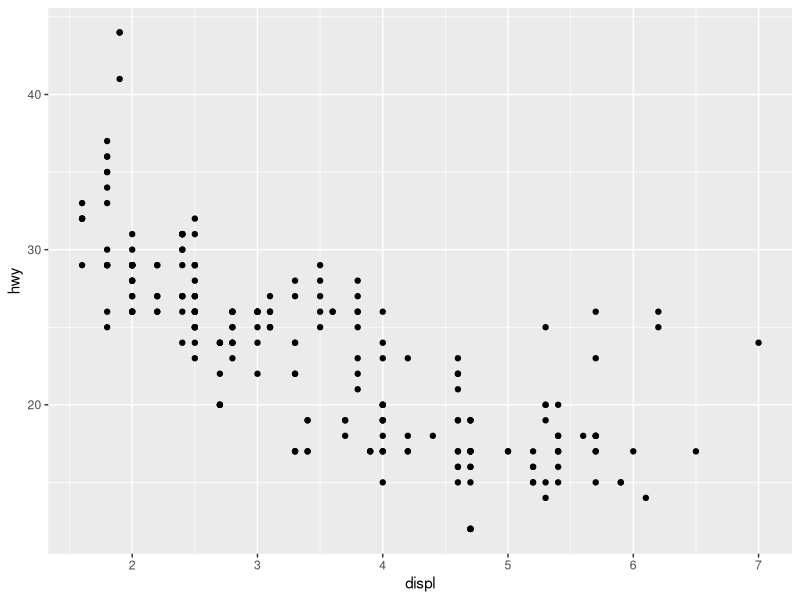
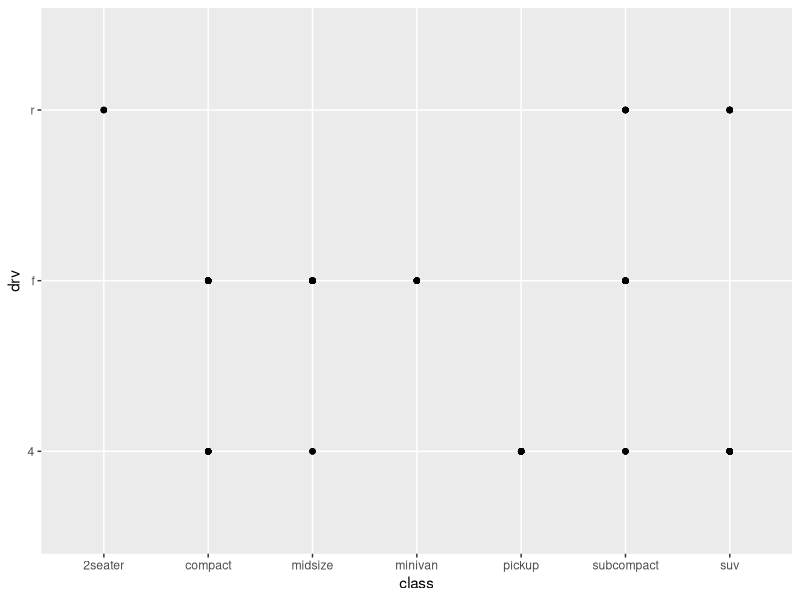
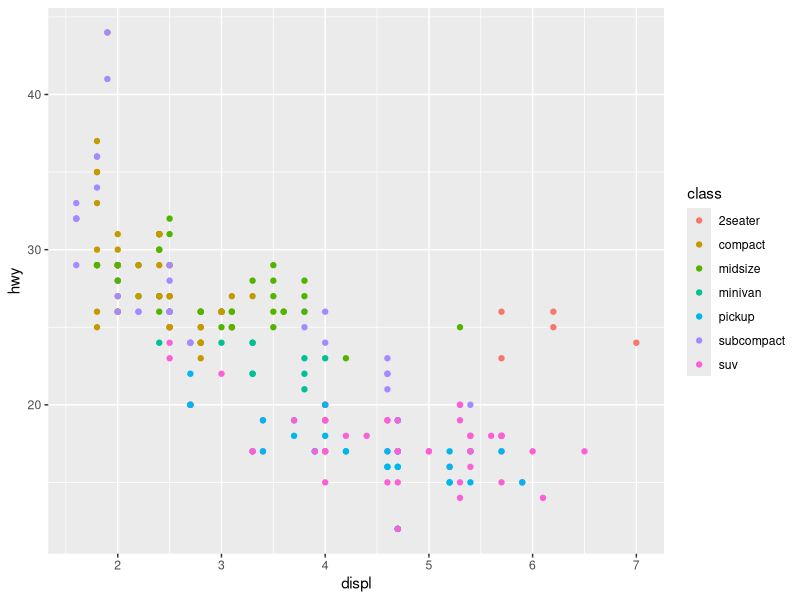
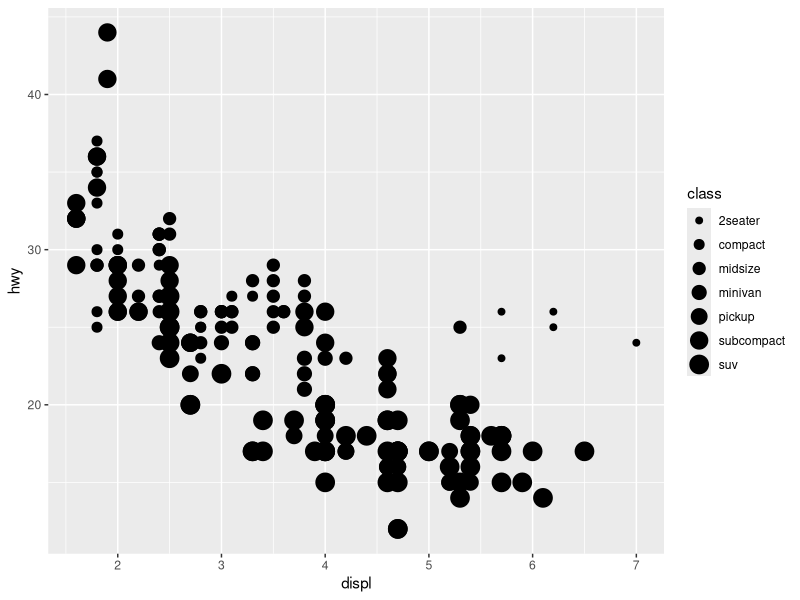
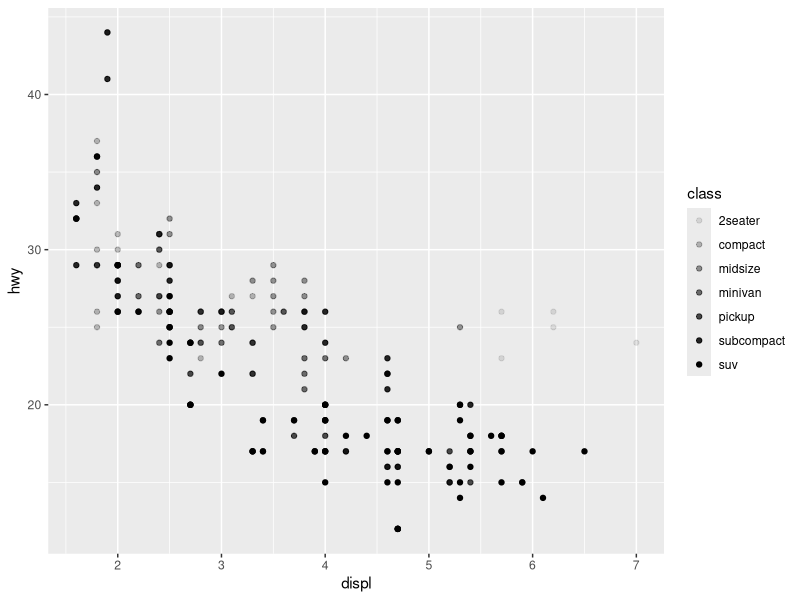
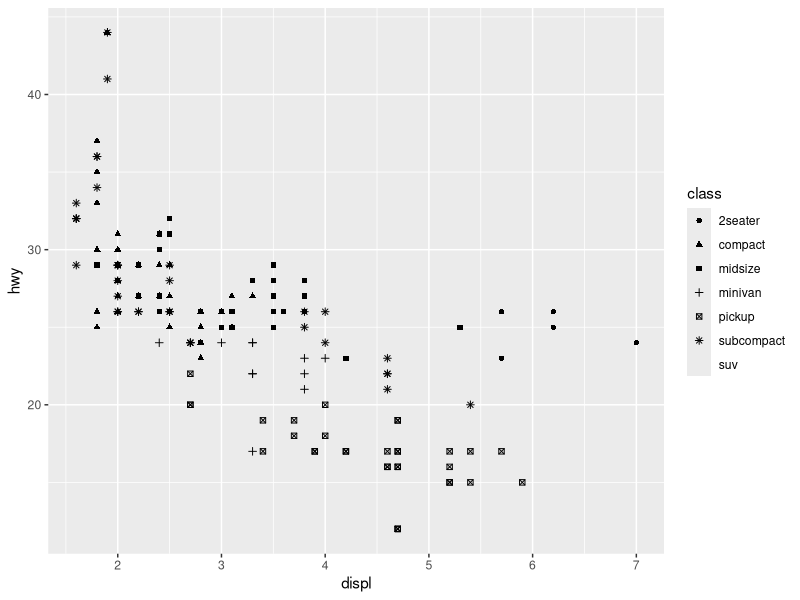
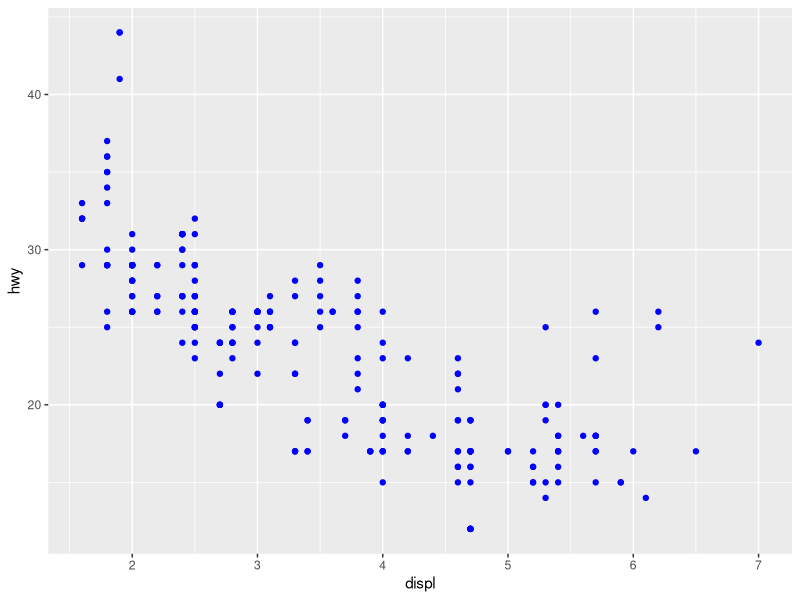
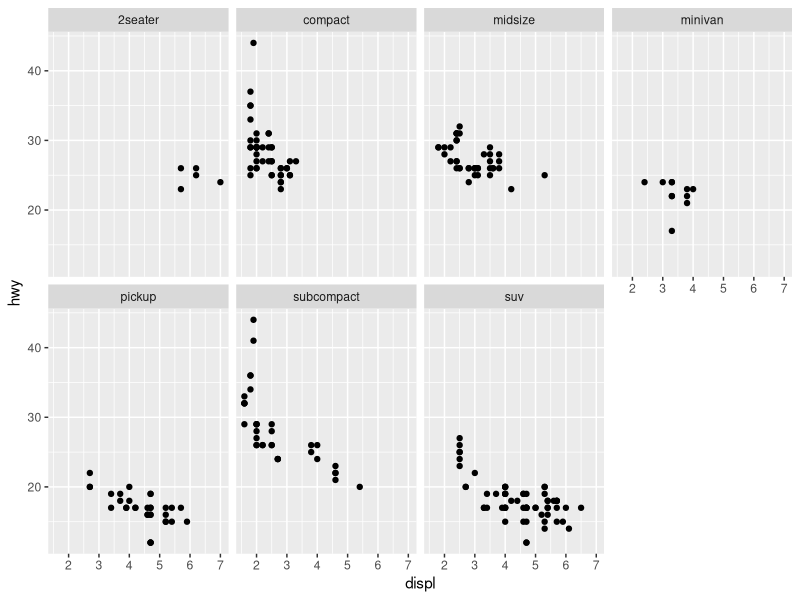

These charts were generated, in order, by the following R code:
## ---- chunk 1
knitr::opts_chunk$set(echo = TRUE)
## ---- chunk 2
library(tidyverse)
summary(mpg)
str(mpg)

## ---- chunk 3

  ggplot(data=mpg) + 
    geom_point(mapping = aes(x=displ, y=hwy))

## ---- chunk 4
# So, lets explore another dataset of cars
str(mtcars)

# We will make some scatterplots in order to show the importance to use nominal values and do not use categorical features. 

ggplot (data = mpg) + geom_point(mapping =aes(x=class, y=drv))

## ---- chunk 5

ggplot(data=mpg) + 
  geom_point(mapping=aes(x=displ, y=hwy, color=class))

ggplot(data=mpg) + 
  geom_point(mapping = aes(x=displ, y=hwy, size=class))

ggplot(data=mpg) + 
  geom_point(mapping = aes(x=displ, y=hwy, alpha=class))

ggplot(data=mpg) + 
  geom_point(mapping = aes(x=displ, y=hwy, shape=class))

ggplot(data=mpg) + 
  geom_point(mapping=aes(x=displ, y=hwy), color="blue")

## ---- chunk 6

ggplot(data=mpg) +
  geom_point(mapping=aes(x=displ, y=hwy)) +
  facet_wrap(~ class, nrow=2)


